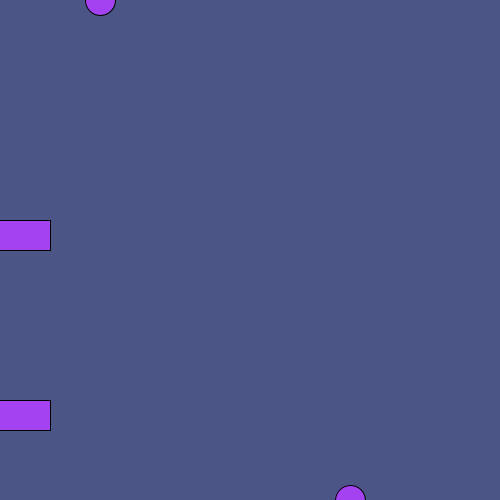
Frame 1 (no input)
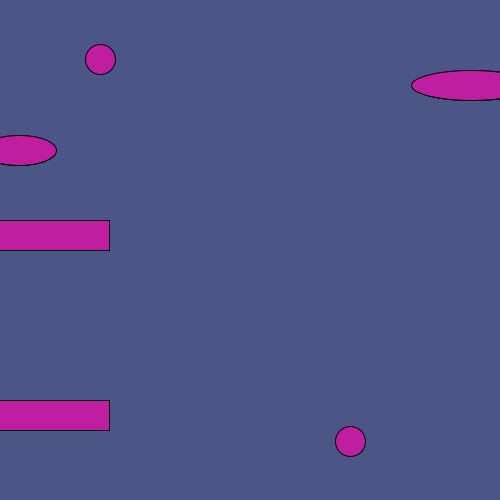
Frame 60 (the mouse pressed at the canvas centre just before this capture)
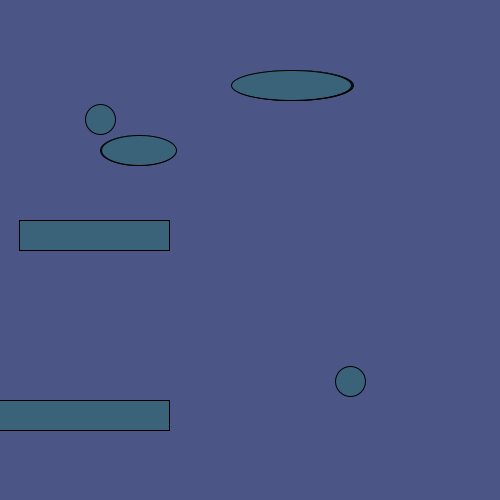
Frame 120 (the mouse held since frame 60 and released just before this capture)

The Processing sketch that drew these frames (run headless with seeded random() and noise(); from frame 60 on, the mouse is pressed at the canvas centre):

// Processing sketch: processing_176648
// ── processing_176648.pde

//int de circulos
int x = 100;
int y = 0;
int z = 350;
int w = 500;
int p = -100;
int n = 150;
int k = 650;
int m = 85;

//int cuadrados
int a = -50;
int b = 400;
int c = -100;
int d = 220;
int e = -320;
int f = 220;
int g = -200;
int h = 400;
//imagen

void setup(){
  size(500,500); 
}
//fondo de juego
void draw(){

  background(75,86,135);
  //objetos color random!!!
  fill(random(255),random(255),random(255));  
  
  //circulos
  ellipse(x,y,30,30);  
  if(y<500){
    y=y+1;
  }
  else if(y==500){
   y=0; 
  }
  ellipse(z,w,30,30);  
  if(w>0){
    w--;
  }
  else if(w==0){
    w=500;
  } 
  ellipse(p,n,75,30);  
  if(p<500){
    p++;
  }
  else if(p==500){
    p=-100;
  } 
  //repetir x1 mas velocidad 
ellipse(p,n,75,30);  
  if(p<500){
    p++;
  }
  else if(p==500){
    p=-100;
  }     
  ellipse(k,m,120,30);  
  if(k>0){
    k--;
  }
  else if(k==0){
    k=750;
  }   
  //repetir x1 mas velocidad
    ellipse(k,m,120,30);  
  if(k>0){
    k--;
  }
  else if(k==0){
    k=650;
  } 
    ellipse(k,m,120,30);  
  if(k>0){
    k--;
  }
  else if(k==0){
    k=650;
  } 
  
  //cuadrados
  rect(a,b,100,30);
  if(a<500){
    a++;
    
  }
  else if(a==500){
    a=0;
  }
   rect(g,h,250,30);
  if(g<500){
    g++;
  }
  else if(g==500){
    g=-400;
  }
   rect(c,d,150,30);
  if(c<500){
    c++;
  }
  else if(c==500){
    c=0;
  }
   rect(e,f,150,30);
  if(e<500){
    e++;
  }
  else if(e==500){
    e=0;
  }
  
}
